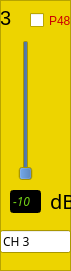
   <widget class="QFrame" name="frame_3">
    <property name="geometry">
     <rect>
      <x>140</x>
      <y>30</y>
      <width>71</width>
      <height>271</height>
     </rect>
    </property>
    <property name="palette">
     <palette>
      <active>
       <colorrole role="Base">
        <brush brushstyle="SolidPattern">
         <color alpha="255">
          <red>255</red>
          <green>255</green>
          <blue>255</blue>
         </color>
        </brush>
       </colorrole>
       <colorrole role="Window">
        <brush brushstyle="SolidPattern">
         <color alpha="255">
          <red>237</red>
          <green>212</green>
          <blue>0</blue>
         </color>
        </brush>
       </colorrole>
      </active>
      <inactive>
       <colorrole role="Base">
        <brush brushstyle="SolidPattern">
         <color alpha="255">
          <red>255</red>
          <green>255</green>
          <blue>255</blue>
         </color>
        </brush>
       </colorrole>
       <colorrole role="Window">
        <brush brushstyle="SolidPattern">
         <color alpha="255">
          <red>237</red>
          <green>212</green>
          <blue>0</blue>
         </color>
        </brush>
       </colorrole>
      </inactive>
      <disabled>
       <colorrole role="Base">
        <brush brushstyle="SolidPattern">
         <color alpha="255">
          <red>237</red>
          <green>212</green>
          <blue>0</blue>
         </color>
        </brush>
       </colorrole>
       <colorrole role="Window">
        <brush brushstyle="SolidPattern">
         <color alpha="255">
          <red>237</red>
          <green>212</green>
          <blue>0</blue>
         </color>
        </brush>
       </colorrole>
      </disabled>
     </palette>
    </property>
    <property name="autoFillBackground">
     <bool>true</bool>
    </property>
    <property name="frameShape">
     <enum>QFrame::StyledPanel</enum>
    </property>
    <property name="frameShadow">
     <enum>QFrame::Raised</enum>
    </property>
    <widget class="QLabel" name="label_7">
     <property name="geometry">
      <rect>
       <x>0</x>
       <y>10</y>
       <width>21</width>
       <height>16</height>
      </rect>
     </property>
     <property name="font">
      <font>
       <pointsize>15</pointsize>
      </font>
     </property>
     <property name="text">
      <string>3</string>
     </property>
    </widget>
    <widget class="QSlider" name="g_ch_3">
     <property name="geometry">
      <rect>
       <x>10</x>
       <y>40</y>
       <width>31</width>
       <height>141</height>
      </rect>
     </property>
     <property name="palette">
      <palette>
       <active>
        <colorrole role="Button">
         <brush brushstyle="SolidPattern">
          <color alpha="255">
           <red>52</red>
           <green>101</green>
           <blue>164</blue>
          </color>
         </brush>
        </colorrole>
       </active>
       <inactive>
        <colorrole role="Button">
         <brush brushstyle="SolidPattern">
          <color alpha="255">
           <red>52</red>
           <green>101</green>
           <blue>164</blue>
          </color>
         </brush>
        </colorrole>
       </inactive>
       <disabled>
        <colorrole role="Button">
         <brush brushstyle="SolidPattern">
          <color alpha="255">
           <red>52</red>
           <green>101</green>
           <blue>164</blue>
          </color>
         </brush>
        </colorrole>
       </disabled>
      </palette>
     </property>
     <property name="minimum">
      <number>0</number>
     </property>
     <property name="maximum">
      <number>12</number>
     </property>
     <property name="singleStep">
      <number>1</number>
     </property>
     <property name="pageStep">
      <number>1</number>
     </property>
     <property name="value">
      <number>0</number>
     </property>
     <property name="orientation">
      <enum>Qt::Vertical</enum>
     </property>
     <property name="tickInterval">
      <number>6</number>
     </property>
    </widget>
    <widget class="QCheckBox" name="p48_3">
     <property name="geometry">
      <rect>
       <x>30</x>
       <y>10</y>
       <width>41</width>
       <height>21</height>
      </rect>
     </property>
     <property name="palette">
      <palette>
       <active>
        <colorrole role="WindowText">
         <brush brushstyle="SolidPattern">
          <color alpha="255">
           <red>204</red>
           <green>0</green>
           <blue>0</blue>
          </color>
         </brush>
        </colorrole>
       </active>
       <inactive>
        <colorrole role="WindowText">
         <brush brushstyle="SolidPattern">
          <color alpha="255">
           <red>204</red>
           <green>0</green>
           <blue>0</blue>
          </color>
         </brush>
        </colorrole>
       </inactive>
       <disabled>
        <colorrole role="WindowText">
         <brush brushstyle="SolidPattern">
          <color alpha="255">
           <red>190</red>
           <green>190</green>
           <blue>190</blue>
          </color>
         </brush>
        </colorrole>
       </disabled>
      </palette>
     </property>
     <property name="text">
      <string>P48</string>
     </property>
    </widget>
    <widget class="QLineEdit" name="d_ch_3">
     <property name="enabled">
      <bool>false</bool>
     </property>
     <property name="geometry">
      <rect>
       <x>10</x>
       <y>190</y>
       <width>31</width>
       <height>23</height>
      </rect>
     </property>
     <property name="palette">
      <palette>
       <active>
        <colorrole role="WindowText">
         <brush brushstyle="SolidPattern">
          <color alpha="255">
           <red>0</red>
           <green>0</green>
           <blue>0</blue>
          </color>
         </brush>
        </colorrole>
        <colorrole role="Light">
         <brush brushstyle="SolidPattern">
          <color alpha="255">
           <red>255</red>
           <green>255</green>
           <blue>255</blue>
          </color>
         </brush>
        </colorrole>
        <colorrole role="Dark">
         <brush brushstyle="SolidPattern">
          <color alpha="255">
           <red>115</red>
           <green>210</green>
           <blue>22</blue>
          </color>
         </brush>
        </colorrole>
        <colorrole role="Text">
         <brush brushstyle="SolidPattern">
          <color alpha="255">
           <red>0</red>
           <green>0</green>
           <blue>0</blue>
          </color>
         </brush>
        </colorrole>
        <colorrole role="ButtonText">
         <brush brushstyle="SolidPattern">
          <color alpha="255">
           <red>0</red>
           <green>0</green>
           <blue>0</blue>
          </color>
         </brush>
        </colorrole>
        <colorrole role="Base">
         <brush brushstyle="SolidPattern">
          <color alpha="255">
           <red>0</red>
           <green>0</green>
           <blue>0</blue>
          </color>
         </brush>
        </colorrole>
        <colorrole role="Window">
         <brush brushstyle="SolidPattern">
          <color alpha="255">
           <red>0</red>
           <green>0</green>
           <blue>0</blue>
          </color>
         </brush>
        </colorrole>
       </active>
       <inactive>
        <colorrole role="WindowText">
         <brush brushstyle="SolidPattern">
          <color alpha="255">
           <red>0</red>
           <green>0</green>
           <blue>0</blue>
          </color>
         </brush>
        </colorrole>
        <colorrole role="Light">
         <brush brushstyle="SolidPattern">
          <color alpha="255">
           <red>255</red>
           <green>255</green>
           <blue>255</blue>
          </color>
         </brush>
        </colorrole>
        <colorrole role="Dark">
         <brush brushstyle="SolidPattern">
          <color alpha="255">
           <red>115</red>
           <green>210</green>
           <blue>22</blue>
          </color>
         </brush>
        </colorrole>
        <colorrole role="Text">
         <brush brushstyle="SolidPattern">
          <color alpha="255">
           <red>0</red>
           <green>0</green>
           <blue>0</blue>
          </color>
         </brush>
        </colorrole>
        <colorrole role="ButtonText">
         <brush brushstyle="SolidPattern">
          <color alpha="255">
           <red>0</red>
           <green>0</green>
           <blue>0</blue>
          </color>
         </brush>
        </colorrole>
        <colorrole role="Base">
         <brush brushstyle="SolidPattern">
          <color alpha="255">
           <red>0</red>
           <green>0</green>
           <blue>0</blue>
          </color>
         </brush>
        </colorrole>
        <colorrole role="Window">
         <brush brushstyle="SolidPattern">
          <color alpha="255">
           <red>0</red>
           <green>0</green>
           <blue>0</blue>
          </color>
         </brush>
        </colorrole>
       </inactive>
       <disabled>
        <colorrole role="WindowText">
         <brush brushstyle="SolidPattern">
          <color alpha="255">
           <red>115</red>
           <green>210</green>
           <blue>22</blue>
          </color>
         </brush>
        </colorrole>
        <colorrole role="Light">
         <brush brushstyle="SolidPattern">
          <color alpha="255">
           <red>255</red>
           <green>255</green>
           <blue>255</blue>
          </color>
         </brush>
        </colorrole>
        <colorrole role="Dark">
         <brush brushstyle="SolidPattern">
          <color alpha="255">
           <red>115</red>
           <green>210</green>
           <blue>22</blue>
          </color>
         </brush>
        </colorrole>
        <colorrole role="Text">
         <brush brushstyle="SolidPattern">
          <color alpha="255">
           <red>115</red>
           <green>210</green>
           <blue>22</blue>
          </color>
         </brush>
        </colorrole>
        <colorrole role="ButtonText">
         <brush brushstyle="SolidPattern">
          <color alpha="255">
           <red>115</red>
           <green>210</green>
           <blue>22</blue>
          </color>
         </brush>
        </colorrole>
        <colorrole role="Base">
         <brush brushstyle="SolidPattern">
          <color alpha="255">
           <red>0</red>
           <green>0</green>
           <blue>0</blue>
          </color>
         </brush>
        </colorrole>
        <colorrole role="Window">
         <brush brushstyle="SolidPattern">
          <color alpha="255">
           <red>0</red>
           <green>0</green>
           <blue>0</blue>
          </color>
         </brush>
        </colorrole>
       </disabled>
      </palette>
     </property>
     <property name="font">
      <font>
       <family>Clean</family>
       <italic>true</italic>
      </font>
     </property>
     <property name="text">
      <string>-10</string>
     </property>
    </widget>
    <widget class="QLabel" name="label_8">
     <property name="geometry">
      <rect>
       <x>50</x>
       <y>190</y>
       <width>21</width>
       <height>21</height>
      </rect>
     </property>
     <property name="font">
      <font>
       <family>Clean</family>
       <pointsize>15</pointsize>
      </font>
     </property>
     <property name="text">
      <string>dB</string>
     </property>
    </widget>
    <widget class="QLineEdit" name="lineEdit_3">
     <property name="geometry">
      <rect>
       <x>0</x>
       <y>230</y>
       <width>71</width>
       <height>23</height>
      </rect>
     </property>
     <property name="font">
      <font>
       <family>Clean</family>
      </font>
     </property>
     <property name="text">
      <string>CH 3</string>
     </property>
    </widget>
   </widget>
